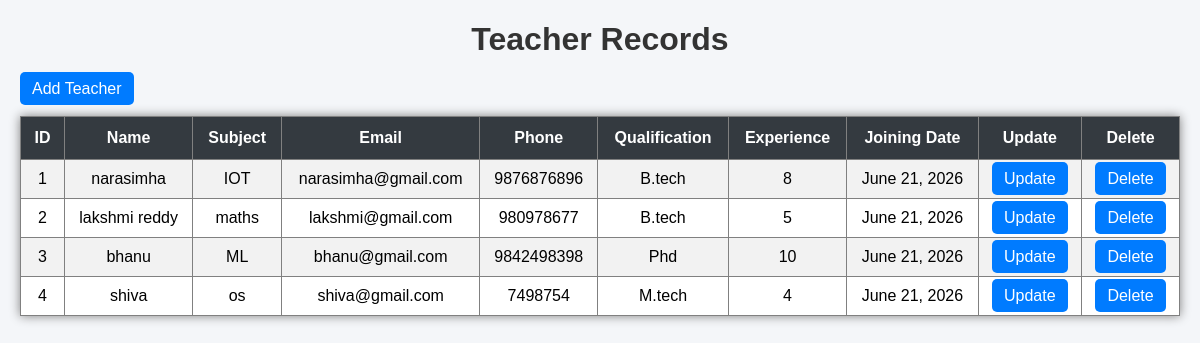
Page /teacher/all/ on the committed database.
### teacher/models.py (models this page shows, shortened)
class Teacher(models.Model):
    t_id = models.AutoField(primary_key=True)
    name = models.CharField(max_length=100)
    subject = models.CharField(max_length=100)
    email = models.EmailField(unique=True)
    phone = models.CharField(max_length=15)
    qualification = models.CharField(max_length=100)
    experience = models.IntegerField()
    joining_date = models.DateField(auto_now_add=True)

### teacher/views.py (the view)
# urls.py: path('all/', views.teacher_all_record, name='teacher_all'),
def teacher_all_record(request):
    obj = Teacher.objects.all()
    return render(request, 'teacherall.html', {'teachers': obj})

### templates/teacherall.html (shortened to what this page needs)
{% load static %}
<!DOCTYPE html>
<html>
<head>
    <link rel="stylesheet" href="{% static 'css/style.css' %}">
</head>
<body>
<h1>Teacher Records</h1>
<a href="{% url 'teacher_form' %}">Add Teacher</a>
<br><br>
<table border="1">
    <tr>
        <th>ID</th>
        <th>Name</th>
        <th>Subject</th>
        <th>Email</th>
        <th>Phone</th>
        <th>Qualification</th>
        <th>Experience</th>
        <th>Joining Date</th>
        <th>Update</th>
        <th>Delete</th>
    </tr>
    {% for teacher in teachers %}
    <tr>
        <td>{{ teacher.t_id }}</td>
        <td>{{ teacher.name }}</td>
        <td>{{ teacher.subject }}</td>
        <td>{{ teacher.email }}</td>
        <td>{{ teacher.phone }}</td>
        <td>{{ teacher.qualification }}</td>
        <td>{{ teacher.experience }}</td>
        <td>{{ teacher.joining_date }}</td>
        <td>
            <a href="{% url 'teacher_update' teacher.t_id %}">Update</a>
        </td>
        <td>
            <a href="{% url 'teacher_delete' teacher.t_id %}">Delete</a>
        </td>
    </tr>
    {% endfor %}
</table>
</body>
</html>

### static/css/style.css (style rules this page uses)
body { font-family: Arial, sans-serif; background-color: #f4f6f9; margin: 20px; }
h1,h2 { text-align: center; color: #333; }
a { text-decoration: none; color: white; background-color: #007bff; padding: 8px 12px; border-radius: 5px; }
table { width: 100%; border-collapse: collapse; background-color: white; box-shadow: 0px 0px 10px gray; }
table th { background-color: #343a40; color: white; padding: 12px; }
table td { padding: 10px; text-align: center; }
table tr:nth-child(even) { background-color: #f2f2f2; }

### rows in the picture
Teacher: t_id "1", name "narasimha", subject "IOT", email "narasimha@gmail.com", phone "9876876896", qualification "B.tech", experience "8", joining_date "June 21, 2026"
Teacher: t_id "2", name "lakshmi reddy", subject "maths", email "lakshmi@gmail.com", phone "980978677", qualification "B.tech", experience "5", joining_date "June 21, 2026"
Teacher: t_id "3", name "bhanu", subject "ML", email "bhanu@gmail.com", phone "9842498398", qualification "Phd", experience "10", joining_date "June 21, 2026"
Teacher: t_id "4", name "shiva", subject "os", email "shiva@gmail.com", phone "7498754", qualification "M.tech", experience "4", joining_date "June 21, 2026"
